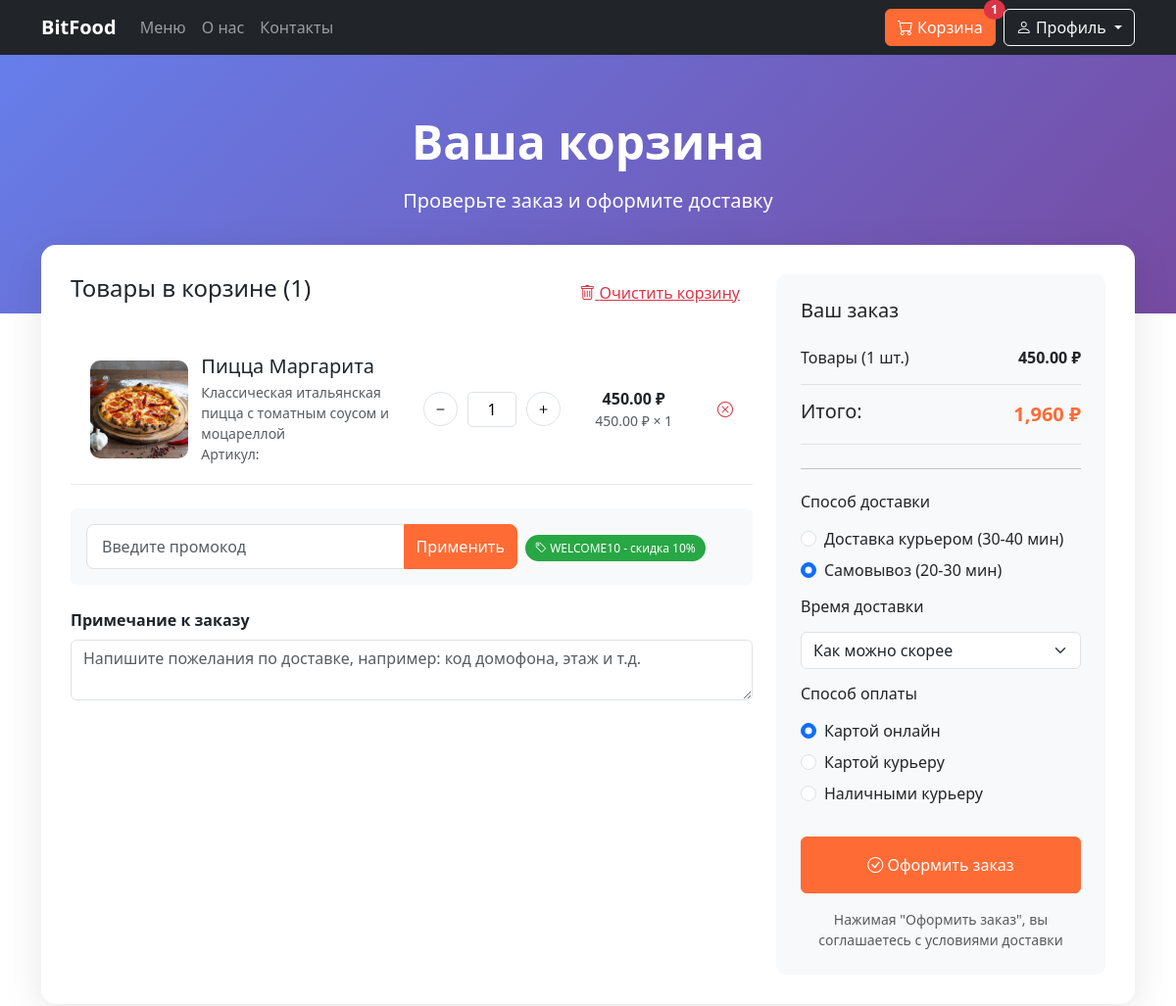
The page /basket (signed in, upper part) on the database as committed earlier.
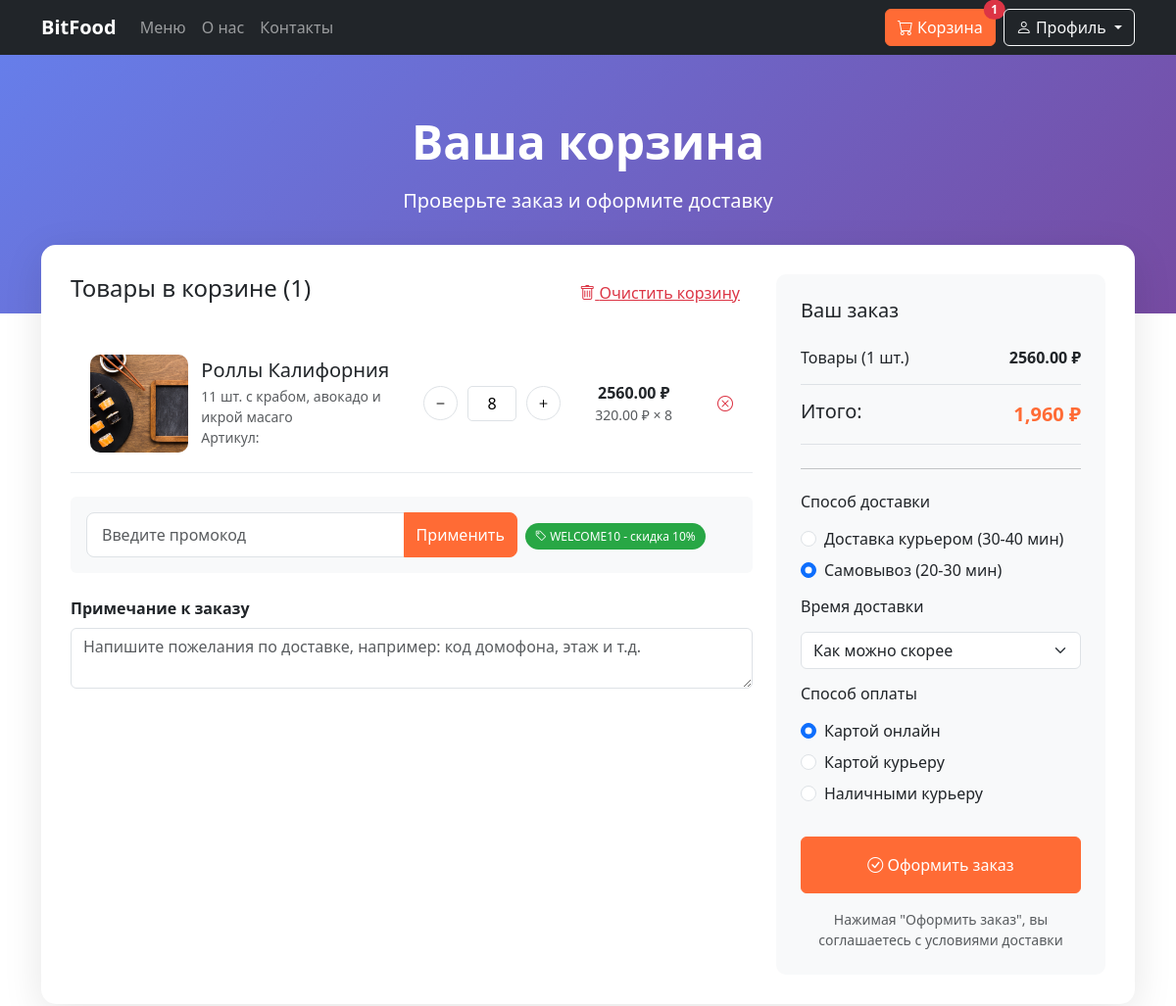
The same page on the database as committed later.
### basket/models.py (models this page shows, shortened)
class Cart(models.Model):
    user_id = models.ForeignKey(Users, on_delete=models.CASCADE)
    dishes_id = models.ForeignKey(Dishes, on_delete=models.CASCADE)
    quantity = models.PositiveIntegerField(default=1)
    total_sum= models.DecimalField(default=0, max_digits=15, decimal_places=2, verbose_name="Цена товара")
    applied_promo = models.ForeignKey(
        'PromoCode',
        null=True,
        blank=True,
        on_delete=models.SET_NULL
    )
    created_at = models.DateTimeField(auto_now_add=True)

### menu/models.py (models this page shows)
class Dishes(models.Model):
    name = models.CharField(max_length=200, verbose_name="Название")
    price = models.DecimalField(max_digits=10, decimal_places=2, verbose_name="Цена")
    description = models.TextField(blank=True, null=True, verbose_name="Описание")
    category = models.CharField(max_length=100, default='', verbose_name="Категория")
    image_path = models.CharField(max_length=255, default='error' )
    is_available = models.BooleanField(default=True, verbose_name="Доступно")
    created_at = models.DateTimeField(default=timezone.now)
    def __str__(self):
        return self.name

### basket/views.py (the view)
# urls.py: path('', views.index),
def index(request):
    user_id = request.session.get('user_id')
    if user_id:
        user = Users.objects.get(id=user_id)
        cart = Cart.objects.filter(user_id=user_id).all()
        if cart.count() >=1:
            print(user_id)
            total_summa = calculate_cart_total(user_id)
            return render(request, 'basket.html', {'cart': cart, 'total_summa' : total_summa })
        else:
            return redirect('/menu')
    return redirect('/')

### basket/views.py (called while the page is built)
def calculate_cart_total(user_id):
    cart_items = Cart.objects.filter(user_id=user_id)
    total = 0
    for item in cart_items:
        total += item.quantity * item.dishes_id.price
        item.total_sum = total
        item.save()
    return total

### basket/templates/basket.html (shortened to what this page needs)
<!DOCTYPE html>
<html lang="ru">
<head>
    <link href="https://cdn.jsdelivr.net/npm/bootstrap@5.3.0/dist/css/bootstrap.min.css" rel="stylesheet">
    <link rel="stylesheet" href="https://cdn.jsdelivr.net/npm/bootstrap-icons@1.11.0/font/bootstrap-icons.css">
</head>
<body>
    <nav class="navbar navbar-expand-lg navbar-dark bg-dark sticky-top">
        <div class="container">
            <a class="navbar-brand" href="/">BitFood</a>
            <div class="collapse navbar-collapse" id="navbarNav">
                <ul class="navbar-nav me-auto">
                    <li class="nav-item">
                        <a class="nav-link" href="/menu">Меню</a>
                    </li>
                    <li class="nav-item">
                        <a class="nav-link" href="/#about">О нас</a>
                    </li>
                    <li class="nav-item">
                        <a class="nav-link" href="/#contacts">Контакты</a>
                    </li>
                </ul>
                <div class="d-flex">
                    <a href="/cart" class="me-2">
                        <button class="btn btn-primary position-relative">
                            <i class="bi bi-cart"></i> Корзина
                            <span class="position-absolute top-0 start-100 translate-middle badge rounded-pill bg-danger" id="cart-count-profile">
                                {{cart.count}}
                            </span>
                        </button>
                    </a>
                    <div class="dropdown">
                        <button class="btn btn-outline-light dropdown-toggle" type="button" data-bs-toggle="dropdown">
                            <i class="bi bi-person"></i> Профиль
                        </button>
                    </div>
                </div>
            </div>
        </div>
    </nav>
    <div class="cart-header">
        <div class="container text-center">
            <h1 class="display-5 fw-bold mb-3">Ваша корзина</h1>
            <p class="lead mb-0">Проверьте заказ и оформите доставку</p>
        </div>
    </div>
    <div class="container pb-5">
        <div class="cart-container">
            <div class="row">
                <div class="col-lg-8">
                    <div class="d-flex justify-content-between align-items-center mb-4">
                        <h4 id="cart-count">Товары в корзине ({{cart.count}})</h4>
                        <button class="btn btn-link text-danger" onclick="clearCart()">
                            <i class="bi bi-trash"></i> Очистить корзину
                        </button>
                    </div>
                    {% for i in cart %}
                    <div class="cart-item" id="cart-item-{{i.id}}">
                        <div class="row align-items-center">
                            <div class="col-md-2">
                                <img src="static/{{i.dishes_id.image_path}}" class="item-image" alt="Пицца">
                            </div>
                            <div class="col-md-4">
                                <h5 class="mb-1">{{i.dishes_id}}</h5>
                                <p class="text-muted small mb-0">{{i.dishes_id.description}}</p>
                                <p class="text-muted small mb-0">Артикул: </p>
                            </div>
                            <div class="col-md-3">
                                <div class="quantity-control">
                                    <button class="quantity-btn" onclick="updateQuantity({{ i.id }}, 'decrease')">
                                        <i class="bi bi-dash"></i>
                                    </button>
                                    <input type="text"
                                       class="quantity-input"
                                       id="quantity-{{ i.id }}"
                                       value="{{ i.quantity }}"
                                       readonly>
                                    <button class="quantity-btn" onclick="updateQuantity({{ i.id }}, 'increase')">
                                        <i class="bi bi-plus"></i>
                                    </button>
                                </div>
                            </div>
                            <div class="col-md-2">
                                <div class="text-center">
                                    {% widthratio i.quantity 1 i.dishes_id.price as total_price %}
                                    <span class="fw-bold" id="total-{{ i.id }}"> {{total_price|floatformat:2}} ₽</span>
                                    <p class="text-muted small mb-0" id="count-{{ i.id }}">{{i.dishes_id.price}} ₽ × {{i.quantity}}</p>
                                </div>
                            </div>
                            <div class="col-md-1 text-end">
                                <i class="bi bi-x-circle remove-item" onclick="removeItem({{i.id}}, this)"></i>
                            </div>
                        </div>
                    </div>
                    {% endfor %}
                    <div class="mt-4 p-3 bg-light rounded">
                        <div class="row g-2 align-items-center">
                            <div class="col-md-8">
                                <div class="input-group">
                                    <input type="text" id="promoCodeText" class="form-control promo-input" placeholder="Введите промокод">
                                    <button class="btn btn-primary promo-btn" id="promo-btn" onclick="Promo()">Применить</button>
                                </div>
                            </div>
                            <div class="col-md-4">
                                <span class="badge-promo"><i class="bi bi-tag"></i> WELCOME10 - скидка 10%</span>
                            </div>
                        </div>
                    </div>
                    <div class="mt-4">
                        <label class="form-label fw-bold">Примечание к заказу</label>
                        <textarea class="form-control" rows="2" placeholder="Напишите пожелания по доставке, например: код домофона, этаж и т.д."></textarea>
                    </div>
                </div>
                <div class="col-lg-4">
                    <div class="summary-card">
                        <h5 class="mb-4">Ваш заказ</h5>
                        <div class="summary-row">
                            <span id="cart-count_left">Товары ({{cart.count}} шт.)</span>
                            <span class="fw-bold" id="total_cart">{{total_summa}} ₽</span>
                        </div>
                        <div class="summary-row">
                            <span class="h5 mb-0">Итого:</span>
                            <span class="summary-total" id="cart_sum">1,960 ₽</span>
                        </div>
                        <hr class="my-4">
                        <h6 class="mb-3">Способ доставки</h6>
                        <div class="form-check mb-2">
                            <input class="form-check-input" type="radio" name="delivery" id="delivery1" onchange="total_cart_price()">
                            <label class="form-check-label" for="delivery1">
                                Доставка курьером (30-40 мин)
                            </label>
                        </div>
                        <div class="form-check mb-3">
                            <input class="form-check-input" type="radio" name="delivery" id="delivery2" onchange="total_cart_price()" checked>
                            <label class="form-check-label" for="delivery2">
                                Самовывоз (20-30 мин)
                            </label>
                        </div>
                        <h6 class="mb-3">Время доставки</h6>
                        <select class="form-select mb-3">
                            <option>Как можно скорее</option>
                        </select>
                        <h6 class="mb-3">Способ оплаты</h6>
                        <div class="form-check mb-2">
                            <input class="form-check-input" type="radio" name="payment" id="payment1" checked>
                            <label class="form-check-label" for="payment1">
                                Картой онлайн
                            </label>
                        </div>
                        <div class="form-check mb-2">
                            <input class="form-check-input" type="radio" name="payment" id="payment2">
                            <label class="form-check-label" for="payment2">
                                Картой курьеру
                            </label>
                        </div>
                        <div class="form-check mb-3">
                            <input class="form-check-input" type="radio" name="payment" id="payment3">
                            <label class="form-check-label" for="payment3">
                                Наличными курьеру
                            </label>
                        </div>
                        <button class="btn btn-primary w-100 py-3 mt-3" onclick="checkout()">
                            <i class="bi bi-check-circle"></i> Оформить заказ
                        </button>
                        <p class="text-muted small text-center mt-3 mb-0">
                            Нажимая "Оформить заказ", вы соглашаетесь с условиями доставки
                        </p>
                    </div>
                </div>
            </div>
        </div>
    </div>
</body>
</html>

### basket/templates/basket.html (style rules this page uses)
.navbar-brand { font-weight: bold; }
.btn-primary { background-color: #ff6b35; border-color: #ff6b35; }
.cart-header { background: linear-gradient(135deg, #667eea 0%, #764ba2 100%); color: white; padding: 60px 0 100px; margin-bottom: -50px; }
.cart-container { background: white; border-radius: 15px; box-shadow: 0 10px 40px rgba(0,0,0,0.1); padding: 30px; margin-top: -70px; }
.cart-item { padding: 20px; border-bottom: 1px solid #e9ecef; transition: background-color 0.3s; }
.item-image { width: 100px; height: 100px; object-fit: cover; border-radius: 10px; }
.quantity-control { display: flex; align-items: center; gap: 10px; }
.quantity-btn { width: 35px; height: 35px; border-radius: 50%; border: 1px solid #dee2e6; background: white; display: flex; align-items: center; justify-content: center; cursor: pointer; transition: all 0.3s; }
.quantity-input { width: 50px; text-align: center; border: 1px solid #dee2e6; border-radius: 5px; padding: 5px; }
.remove-item { color: #dc3545; cursor: pointer; transition: color 0.3s; }
.summary-card { background: #f8f9fa; border-radius: 10px; padding: 25px; position: sticky; top: 100px; }
.summary-row { display: flex; justify-content: space-between; margin-bottom: 15px; padding-bottom: 15px; border-bottom: 1px solid #dee2e6; }
.summary-total { font-size: 20px; font-weight: bold; color: #ff6b35; }
.promo-input { border: 1px solid #dee2e6; border-radius: 8px 0 0 8px; padding: 10px 15px; }
.promo-btn { border-radius: 0 8px 8px 0; }
.badge-promo { background: #28a745; color: white; padding: 5px 10px; border-radius: 20px; font-size: 12px; }

Rows that differ between the two databases and show on the page:
removed Cart: dishes_id.image_path (picture), dishes_id "Пицца Маргарита", dishes_id.description "Классическая итальянская пицца с томатным соусом и моцареллой", quantity "1", total_sum "450.00", dishes_id.price "450.00"
added Cart: dishes_id.image_path (picture), dishes_id "Роллы Калифорния", dishes_id.description "11 шт. с крабом, авокадо и икрой масаго", quantity "8", total_sum "2560.00", dishes_id.price "320.00"
